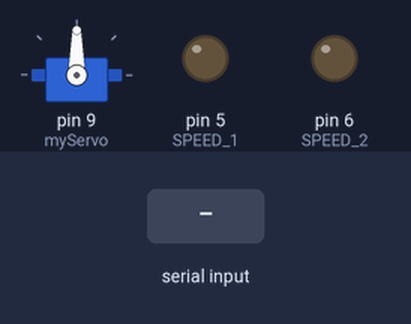
Bench run of a sketch on a simulated Arduino Uno, built with avr-gcc and run on an emulated ATmega328P. On the bench: servo, output pins drawn as LEDs (lit = HIGH). The inputs (shaded band) are chosen by the test bench.

Above: at 1.2 s.
1.3 s: "1" received over the second serial link
At 2.7 s:
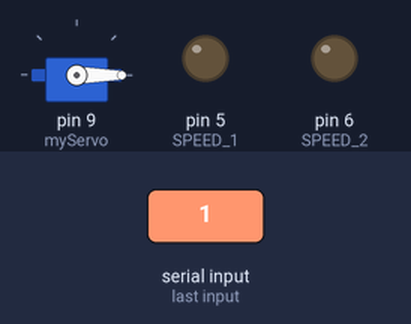
Timing chart, 0 to 4.3 s (numbered marks = the images above; inputs shaded):
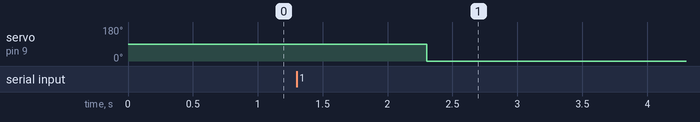

Measured:
- after the input at 1.3 s, servo on pin 9 (myServo): 90° → 0° after 1.0 s

The sketch:

legs.ino
```cpp
// ArduinoJson - Version: 5.13.5
#include <ArduinoJson.h>
#include <ArduinoJson.hpp>
#include <SoftwareSerial.h>
#include <Servo.h>


Servo myServo;
SoftwareSerial bluetoothSerial(2, 3); // указываем пины rx и tx соответственно


#define SPEED_1      5
#define DIR_1        4
#define SPEED_2      6
#define DIR_2        7

void setup()  {
  pinMode(2,INPUT);
  pinMode(3,OUTPUT);
  Serial.begin(9600);
  bluetoothSerial.begin(38400);
  myServo.attach(9);
}

void loop() {
  if (bluetoothSerial.available()) {
    StaticJsonBuffer<200> jsonBuffer;
    JsonObject& state = jsonBuffer.parseObject(bluetoothSerial);

    int m1Speed = state["M1"];
    int m2Speed = state["M2"];
    int m1Direction = state["M1Direction"];
    int m2Direction = state["M2Direction"];
    int servoValue = state["servo"];
    //
    myServo.write(servoValue);
    analogWrite(SPEED_1,  m1Speed);
    analogWrite(SPEED_2,  m2Speed);

    if(m1Direction == 0)
      digitalWrite(DIR_1, HIGH);

    if(m1Direction == 1)
      digitalWrite(DIR_1, LOW);


    if(m2Direction == 0)
      digitalWrite(DIR_2, HIGH);

    if(m2Direction == 1)
      digitalWrite(DIR_2, LOW);

  }
}
```
